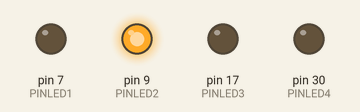
Bench run of a sketch on a simulated Arduino Mega 2560, built with avr-gcc and run on an emulated ATmega2560. Shown: output pins drawn as LEDs (lit = HIGH).

Above: at 0.05 s.
At 0.75 s:
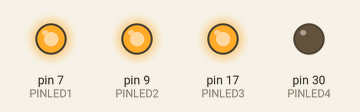
At 1.45 s:
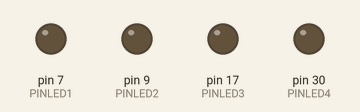
At 2.15 s:
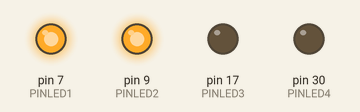
At 2.85 s:
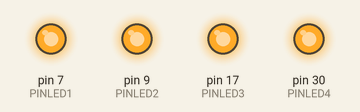
Timing chart, 0 to 3.1 s (numbered marks = the images above):
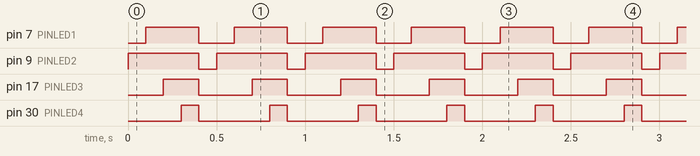

Measured:
- by itself, pin 7 (PINLED1): alternates HIGH for 0.30 s and LOW for 0.20 s
- by itself, pin 9 (PINLED2): alternates HIGH for 0.40 s and LOW for 0.10 s
- by itself, pin 17 (PINLED3): alternates HIGH for 0.20 s and LOW for 0.30 s
- by itself, pin 30 (PINLED4): alternates HIGH for 0.10 s and LOW for 0.40 s

The sketch:

task1.ino
```cpp
#define PINLED1    7 // LED1
#define PINLED2    9 // LED2
#define PINLED3  17 // RXLED
#define PINLED4  30 // TXLED

void setup() {

  pinMode(PINLED1,  OUTPUT);
  digitalWrite(PINLED1,   LOW);

  pinMode(PINLED2,  OUTPUT);
  digitalWrite(PINLED2,   LOW);

    pinMode(PINLED3,  OUTPUT);
  digitalWrite(PINLED3,   LOW);

  pinMode(PINLED4,  OUTPUT);
  digitalWrite(PINLED4,   LOW);
}

void loop() {
  // put your main code here, to run repeatedly:

  digitalWrite(PINLED2,  HIGH);

delay(100);
  digitalWrite(PINLED1,  HIGH);
  delay(100);
  digitalWrite(PINLED3,  HIGH);
  delay(100);
  digitalWrite(PINLED4,  HIGH);


delay(100);
  digitalWrite(PINLED1,   LOW);


  digitalWrite(PINLED2,   LOW);
    digitalWrite(PINLED3,   LOW);
      digitalWrite(PINLED4,   LOW);
  delay(100);
}
```
